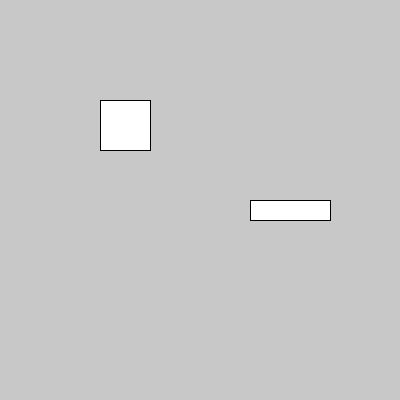
Frame 1 (no input)
Frame 60 (the mouse pressed at the canvas centre just before this capture): identical to frame 1, image omitted
Frame 120 (the mouse held since frame 60 and released just before this capture): identical to frame 1, image omitted

The Processing sketch that drew this single still picture (run headless with seeded random() and noise(); from frame 60 on, the mouse is pressed at the canvas centre):

// Processing sketch: paint_2_boton_2_desaparece
// ── paint_2_boton_2_desaparece.pde
color boton1Color = color(255);
int boton1PosX = 100;
int boton1PosY = 100;
int boton1Ancho = 50;
int boton1Alto = 50;
boolean boton1Mostrar = true;

color boton2Color = color(255);
int boton2PosX = 250;
int boton2PosY = 200;
int boton2Ancho = 80;
int boton2Alto = 20;

void setup() {
  size(400, 400);
}

void draw() {
  background(200);
  
  //Boton 1
  if (boton1Mostrar) {
    fill(boton1Color);
    rect(boton1PosX, 100, 50, 50);
  }

  //Boton 2
  fill(boton2Color);
  rect(250, 200, 80, 20);
}

void mouseMoved() {
  //Boton 1
  if (boton1Mostrar) {
    if (mouseX > boton1PosX && mouseX < boton1PosX + boton1Ancho &&
      mouseY > boton1PosY && mouseY < boton1PosY + boton1Alto) {
      boton1Color = color(255, 0, 0);
    } else {
      boton1Color = color(255);
    }
  }

  //Boton 2
  if (mouseX > boton2PosX && mouseX < boton2PosX + boton2Ancho &&
    mouseY > boton2PosY && mouseY < boton2PosY + boton2Alto) {
    boton2Color = color(0, 255, 0);
  } else {
    boton2Color = color(255);
  }
}

void mouseClicked() {
  //Boton 1
  if (boton1Mostrar) {
    if (mouseX > boton1PosX && mouseX < boton1PosX + boton1Ancho &&
      mouseY > boton1PosY && mouseY < boton1PosY + boton1Alto) {
      boton1Color = color(0, 255, 255);
    }
  }

  //Boton 2
  if (mouseX > boton2PosX && mouseX < boton2PosX + boton2Ancho &&
    mouseY > boton2PosY && mouseY < boton2PosY + boton2Alto) {
    boton2Color = color(0, 0, 255);
    boton1Mostrar = false;
  }
}
